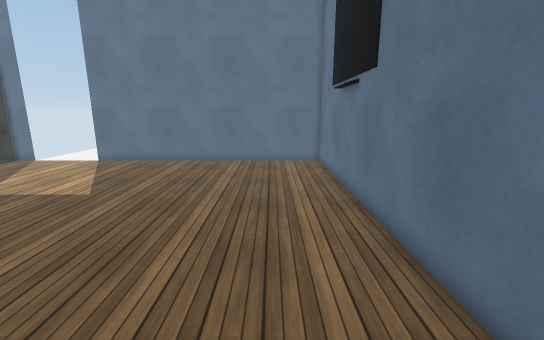
View 1 (above)

16 first-person views from a walk through a 3-D level made in the Unity game engine. The camera is 1.5 m above the floor, tilts 12° down and sees 90° across. The floor is counted in squares, 0.5 m on a side. Each view is taken from the middle of a square. On the plan, view 1 faces up. The plan holds only what a view shows up to about 20 squares ahead; the rest is blank. The place goes on beyond the plan. Some surface patterns are stand-ins.

View 2
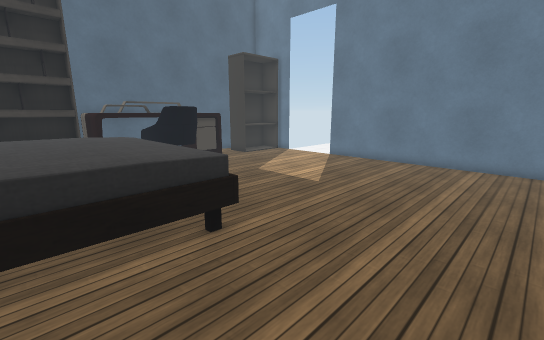

View 3
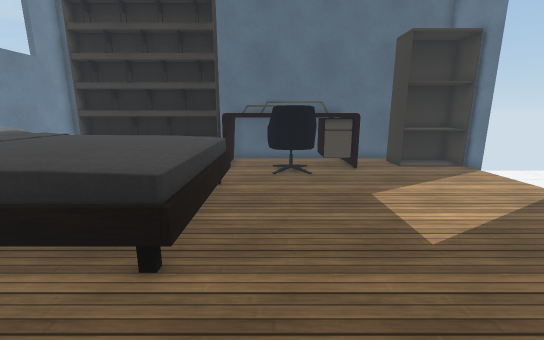

View 4
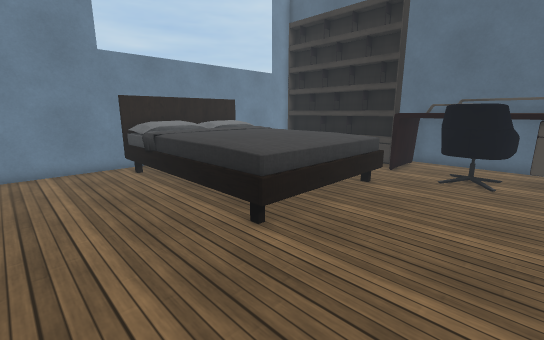

View 5
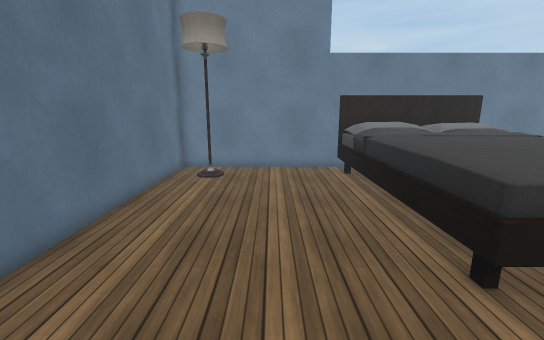

View 6
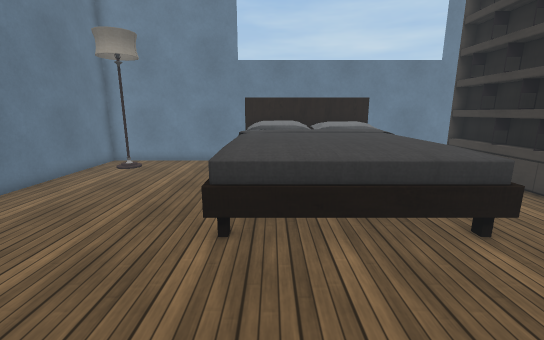

View 7
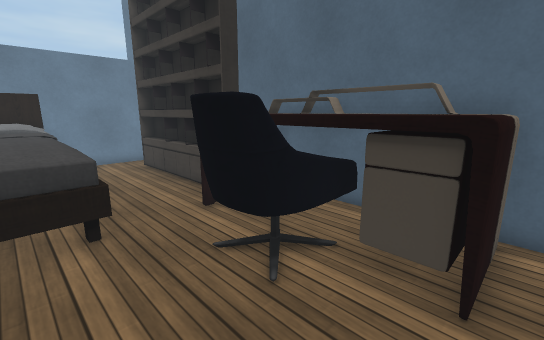

View 8
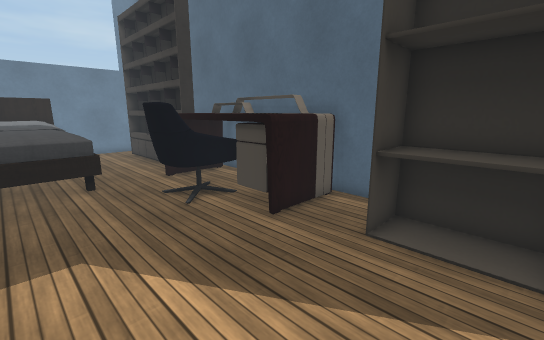

View 9
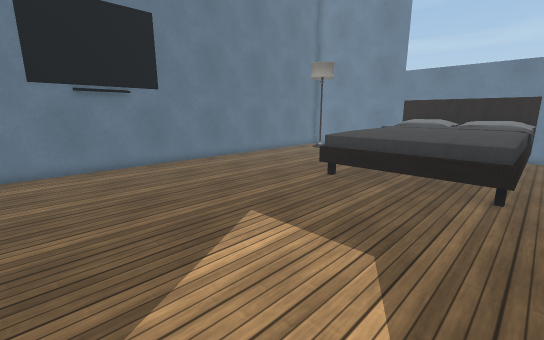

View 10
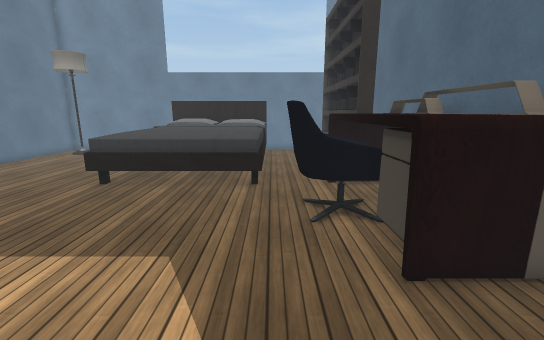

View 11
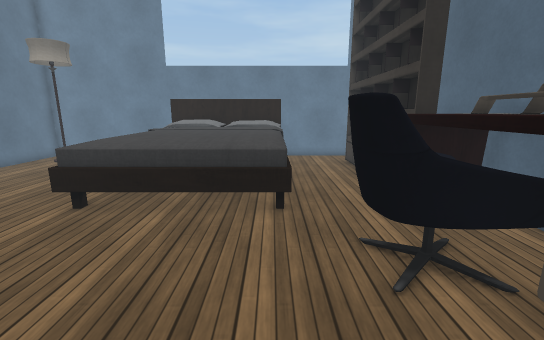

View 12
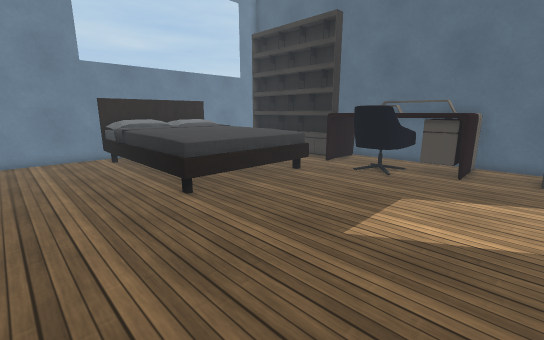

View 13
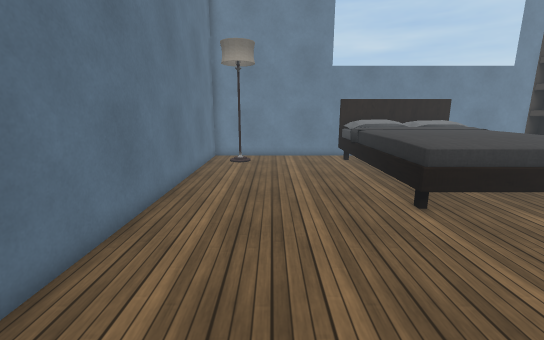

View 14
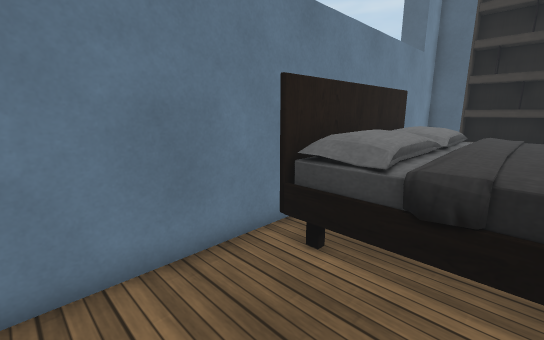

View 15
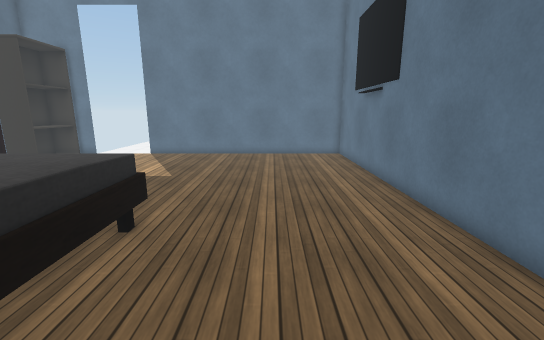

View 16
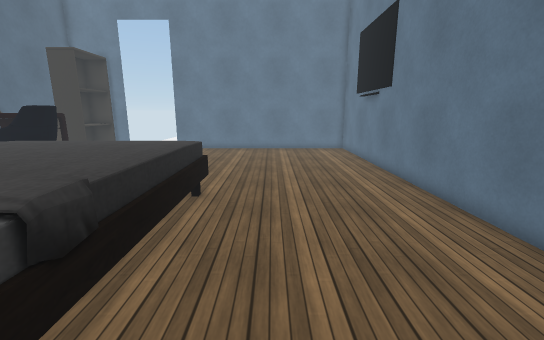

### Floor plan
Key: @ floor where view 1 was taken; # wall or solid block; . floor; C cabinet; T table; A armchair; B bed; K bookshelf; H chandelier.
Columns run from 19 left of view 1 to 3 right of it. Each row starts with its distance up from view 1.
 19      ..
 18      ...
 17  ####...###############
 16  #CC..................#
 15  #CC..................#
 14 ##CC..................#
 13 ##C#..................#
 12 #.....................#
 11 ####..................#
 10 #TTT#.................#
  9 #TTT#.................#
  8 #TTTAA................#
  7 #TTTAA................#
  6 #TTTAA................#
  5 #T T#.................#
  4 #TTT#.#BBBBBBB#.......#
  3 ####..#BBBBBBB#.......#
  2 # K...#BBBBBBB#.......#
  1 # K...#BBBBBBB#.......#
  0 # K...#BBBBBBB#....@..#
 -1 # K...#BBBBBBB#.......#
 -2   K...#BBBBBBB#.......#
 -3   K...#BBBBBBB#.......#
 -4   K... BBBBBBB#.......#
 -5 # #... BBBBBBB#.....H.#
 -6 # ....#BBBBBBB#.......#
 -7 #######      ##########

Positions as (right, up) in squares from view 1, and headings:
1: (0, 0), facing up
2: (0, 0), facing up-left
3: (-1, 6), facing left
4: (-1, 9), facing down-left
5: (-2, 8), facing down
6: (-7, 10), facing down
7: (-11, 11), facing down-left
8: (-10, 16), facing down-left
9: (-13, 15), facing down-right
10: (-13, 15), facing down
11: (-12, 12), facing down
12: (-1, 13), facing down-left
13: (-1, 12), facing down
14: (-1, -2), facing down-left
15: (-2, -3), facing up
16: (-3, -6), facing up
